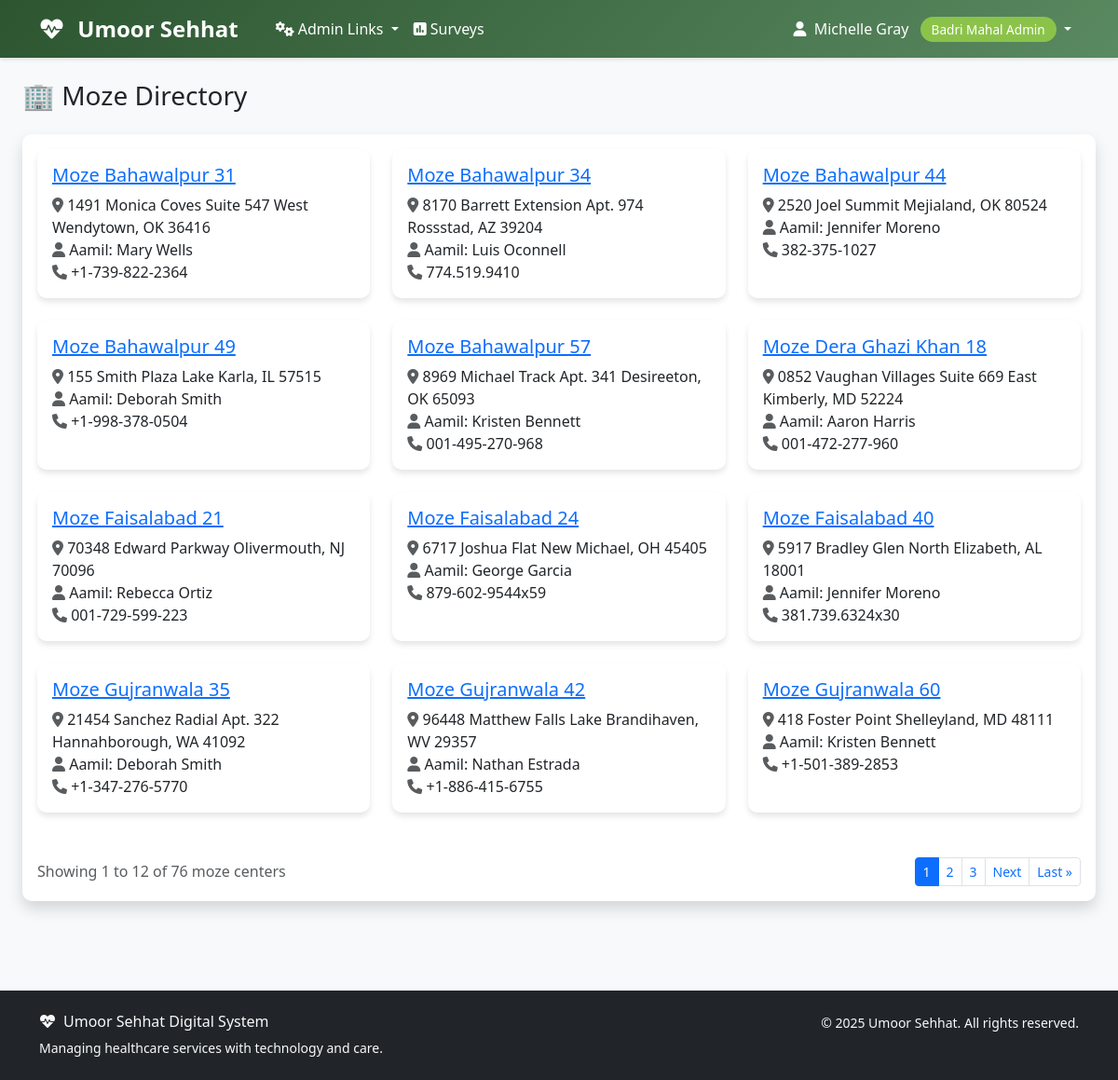
/moze/list/ (signed in), run on the app's committed database.
### accounts/models.py (models this page shows, shortened)
class User(AbstractUser):
    ROLE_CHOICES = [
        ('aamil', 'Aamil'),
        ('moze_coordinator', 'Moze Coordinator'),
        ('doctor', 'Doctor'),
        ('student', 'Student'),
        ('badri_mahal_admin', 'Badri Mahal Admin'),
    ]
    role = models.CharField(max_length=20, choices=ROLE_CHOICES, default='student')
    its_id = models.CharField(
        max_length=8,
        unique=True,
        null=True,
        blank=True,
        validators=[RegexValidator(
            regex=r'^\d{8}$',
            message='ITS ID must be exactly 8 digits',
            code='invalid_its_id'
        )],
        help_text='8-digit ITS ID'
    )
    phone_number = models.CharField(max_length=15, blank=True, null=True)
    profile_photo = models.URLField(blank=True, null=True)
    arabic_name = models.CharField(max_length=100, blank=True, null=True)
    age = models.PositiveIntegerField(blank=True, null=True)
    verified_certificate = models.FileField(upload_to='certificates/', blank=True, null=True)
    specialty = models.CharField(max_length=100, blank=True, null=True)
    college = models.CharField(max_length=100, blank=True, null=True)  # For students
    specialization = models.CharField(max_length=100, blank=True, null=True)  # For students
    created_at = models.DateTimeField(auto_now_add=True)
    updated_at = models.DateTimeField(auto_now=True)
    def get_full_name(self):
        if self.arabic_name:
            return self.arabic_name
        return super().get_full_name() or self.username
    @property
    def is_aamil(self):
        return self.role == 'aamil'
    @property
    def is_moze_coordinator(self):
        return self.role == 'moze_coordinator'
    @property
    def is_doctor(self):
        return self.role == 'doctor'
    @property
    def is_student(self):
        return self.role == 'student'
    @property
    def is_admin(self):
        return self.role == 'badri_mahal_admin' or self.is_superuser
    class Meta:
        verbose_name = 'User'
        verbose_name_plural = 'Users'
        ordering = ['first_name', 'last_name']

### moze/models.py (models this page shows, shortened)
class Moze(models.Model):
    name = models.CharField(max_length=100, unique=True)
    location = models.CharField(max_length=200)
    address = models.TextField(blank=True, null=True)
    aamil = models.ForeignKey(
        settings.AUTH_USER_MODEL,
        on_delete=models.CASCADE,
        related_name='managed_mozes',
        limit_choices_to={'role': 'aamil'}
    )
    team_members = models.ManyToManyField(
        settings.AUTH_USER_MODEL,
        related_name='moze_teams',
        blank=True,
        help_text='Team members assigned to this Moze'
    )
    moze_coordinator = models.ForeignKey(
        settings.AUTH_USER_MODEL,
        on_delete=models.SET_NULL,
        null=True,
        blank=True,
        related_name='coordinated_mozes',
        limit_choices_to={'role': 'moze_coordinator'}
    )
    established_date = models.DateField(blank=True, null=True)
    is_active = models.BooleanField(default=True)
    capacity = models.PositiveIntegerField(default=100, help_text='Maximum patient capacity')
    contact_phone = models.CharField(max_length=15, blank=True, null=True)
    contact_email = models.EmailField(blank=True, null=True)
    created_at = models.DateTimeField(auto_now_add=True)
    updated_at = models.DateTimeField(auto_now=True)
    class Meta:
        verbose_name = 'Moze'
        verbose_name_plural = 'Mozes'
        ordering = ['name']

### moze/views.py (the view, shortened to what this page needs)
class MozeListView(LoginRequiredMixin, MozeAccessMixin, ListView):
    model = Moze
    template_name = 'moze/moze_list.html'
    context_object_name = 'mozes'
    paginate_by = 12
    def get_queryset(self):
        user = self.request.user
        if user.is_admin:
            queryset = Moze.objects.all()
        elif user.role == 'aamil':
            queryset = user.managed_mozes.all()
        elif user.role == 'moze_coordinator':
            queryset = user.coordinated_mozes.all()
        else:
            queryset = Moze.objects.none()
        search = self.request.GET.get('search')
        status = self.request.GET.get('status')
        if status == 'active':
            queryset = queryset.filter(is_active=True)
        elif status == 'inactive':
            queryset = queryset.filter(is_active=False)
        location = self.request.GET.get('location')
        if location:
            queryset = queryset.filter(location__icontains=location)
        return queryset.select_related('aamil', 'moze_coordinator').prefetch_related('team_members')
    def get_context_data(self, **kwargs):
        context = super().get_context_data(**kwargs)
        context['search_query'] = self.request.GET.get('search', '')
        context['status_filter'] = self.request.GET.get('status', '')
        context['location_filter'] = self.request.GET.get('location', '')
        context['locations'] = Moze.objects.values_list('location', flat=True).distinct()
        return context

### moze/views.py (called while the page is built)
    def test_func(self):
        return (self.request.user.is_admin or
                self.request.user.role == 'aamil' or
                self.request.user.role == 'moze_coordinator')

### templates/moze/moze_list.html (shortened to what this page needs)
{% extends 'base.html' %}
{% block content %}
<div class="container-fluid">
    <div class="row mb-4">
        <div class="col-12">
            <h1 class="h3 mb-0 text-gray-800">🏢 Moze Directory</h1>
        </div>
    </div>
    <div class="card shadow mb-4">
        <div class="card-body">
            {% if mozes %}
                <div class="row">
                    {% for moze in mozes %}
                    <div class="col-md-6 col-lg-4 mb-4">
                        <div class="card h-100">
                            <div class="card-body">
                                <h5 class="card-title">
                                    <a href="{% url 'moze:detail' moze.pk %}">{{ moze.name }}</a>
                                </h5>
                                <p class="card-text">
                                    <i class="fas fa-map-marker-alt text-muted"></i> {{ moze.address }}<br>
                                    <i class="fas fa-user text-muted"></i> Aamil: {{ moze.aamil.get_full_name }}<br>
                                    <i class="fas fa-phone text-muted"></i> {{ moze.contact_phone }}
                                </p>
                            </div>
                        </div>
                    </div>
                    {% endfor %}
                </div>
                {% if is_paginated %}
                <div class="d-flex justify-content-between align-items-center mt-4">
                    <div class="text-muted">
                        Showing {{ page_obj.start_index }} to {{ page_obj.end_index }} of {{ page_obj.paginator.count }} moze centers
                    </div>
                    <nav aria-label="Moze pagination">
                        <ul class="pagination pagination-sm mb-0">
                            {% for num in page_obj.paginator.page_range %}
                                {% if page_obj.number == num %}
                                    <li class="page-item active">
                                        <span class="page-link">{{ num }}</span>
                                    </li>
                                {% elif num > page_obj.number|add:'-3' and num < page_obj.number|add:'3' %}
                                    <li class="page-item">
                                        <a class="page-link" href="?page={{ num }}">{{ num }}</a>
                                    </li>
                                {% endif %}
                            {% endfor %}
                            {% if page_obj.has_next %}
                                <li class="page-item">
                                    <a class="page-link" href="?page={{ page_obj.next_page_number }}">Next</a>
                                </li>
                                <li class="page-item">
                                    <a class="page-link" href="?page={{ page_obj.paginator.num_pages }}">Last &raquo;</a>
                                </li>
                            {% endif %}
                        </ul>
                    </nav>
                </div>
                {% endif %}
            {% else %}
                <p class="text-muted">No mozes registered yet.</p>
            {% endif %}
        </div>
    </div>
</div>
{% endblock %}

### templates/base.html (shortened to what this page needs)
<!DOCTYPE html>
<html lang="en">
<head>
    <link href="https://cdn.jsdelivr.net/npm/bootstrap@5.3.0/dist/css/bootstrap.min.css" rel="stylesheet">
    <link href="https://cdnjs.cloudflare.com/ajax/libs/font-awesome/6.0.0/css/all.min.css" rel="stylesheet">
</head>
<body>
    <nav class="navbar navbar-expand-lg navbar-custom">
        <div class="container">
            <a class="navbar-brand text-white" href="{% url 'dashboard' %}">
                <i class="fas fa-heartbeat me-2"></i>
                Umoor Sehhat
            </a>
            <div class="collapse navbar-collapse" id="navbarNav">
                {% if user.is_authenticated %}
                    <ul class="navbar-nav me-auto">
                        {% if user.is_admin %}
                            <li class="nav-item dropdown">
                                <a class="nav-link dropdown-toggle" href="#" id="adminDropdown" role="button" data-bs-toggle="dropdown" aria-expanded="false">
                                    <i class="fas fa-cogs me-1"></i>Admin Links
                                </a>
                            </li>
                        {% endif %}
                        <li class="nav-item">
                            <a class="nav-link" href="{% url 'surveys:list' %}" class="text-decoration-none">
                                <i class="fas fa-poll me-1"></i>Surveys
                            </a>
                        </li>
                    </ul>
                    <ul class="navbar-nav">
                        <li class="nav-item dropdown">
                            <a class="nav-link dropdown-toggle" href="#" id="navbarDropdown" role="button" data-bs-toggle="dropdown">
                                <i class="fas fa-user me-1"></i>
                                {{ user.get_full_name|default:user.username }}
                                <span class="role-badge ms-2">{{ user.get_role_display }}</span>
                            </a>
                        </li>
                    </ul>
                {% endif %}
            </div>
        </div>
    </nav>
    <main class="container-fluid py-4">
        {% block content %}{% endblock %}
    </main>
    <footer class="bg-dark text-light py-4 mt-5">
        <div class="container">
            <div class="row">
                <div class="col-md-6">
                    <h6><i class="fas fa-heartbeat me-2"></i>Umoor Sehhat Digital System</h6>
                    <p class="small mb-0">Managing healthcare services with technology and care.</p>
                </div>
                <div class="col-md-6 text-md-end">
                    <p class="small mb-0">
                        &copy; {% now "Y" %} Umoor Sehhat. All rights reserved.
                    </p>
                </div>
            </div>
        </div>
    </footer>
</body>
</html>

### templates/base.html (style rules this page uses)
:root { --primary-color: #2c5530; --secondary-color: #5a8a61; --accent-color: #8bc34a; --text-dark: #2d3436; --bg-light: #f8f9fa; }
body { font-family: 'Segoe UI', Tahoma, Geneva, Verdana, sans-serif; background-color: var(--bg-light); }
.navbar-brand { font-weight: bold; color: white !important; font-size: 1.5rem; margin-right: 2rem; }
.navbar-custom { background: linear-gradient(135deg, var(--primary-color), var(--secondary-color)); box-shadow: 0 2px 4px rgba(0,0,0,.1); }
.navbar-custom .navbar-nav .nav-link { color: white !important; font-weight: 500; transition: all 0.3s ease; }
.card { border: none; border-radius: 10px; box-shadow: 0 4px 6px rgba(0,0,0,.1); transition: transform 0.3s ease; }
.role-badge { background: var(--accent-color); color: white; padding: 4px 12px; border-radius: 20px; font-size: 0.85rem; font-weight: 500; }

### data on the page
User: get_full_name "Michelle Gray", role "Badri Mahal Admin"
Moze: name "Moze Bahawalpur 31", address "1491 Monica Coves Suite 547 West Wendytown, OK 36416", aamil.get_full_name "Mary Wells", contact_phone "+1-739-822-2364"
Moze: name "Moze Bahawalpur 34", address "8170 Barrett Extension Apt. 974 Rossstad, AZ 39204", aamil.get_full_name "Luis Oconnell", contact_phone "774.519.9410"
Moze: name "Moze Bahawalpur 44", address "2520 Joel Summit Mejialand, OK 80524", aamil.get_full_name "Jennifer Moreno", contact_phone "382-375-1027"
Moze: name "Moze Bahawalpur 49", address "155 Smith Plaza Lake Karla, IL 57515", aamil.get_full_name "Deborah Smith", contact_phone "+1-998-378-0504"
Moze: name "Moze Bahawalpur 57", address "8969 Michael Track Apt. 341 Desireeton, OK 65093", aamil.get_full_name "Kristen Bennett", contact_phone "001-495-270-968"
Moze: name "Moze Dera Ghazi Khan 18", address "0852 Vaughan Villages Suite 669 East Kimberly, MD 52224", aamil.get_full_name "Aaron Harris", contact_phone "001-472-277-960"
Moze: name "Moze Faisalabad 21", address "70348 Edward Parkway Olivermouth, NJ 70096", aamil.get_full_name "Rebecca Ortiz", contact_phone "001-729-599-223"
Moze: name "Moze Faisalabad 24", address "6717 Joshua Flat New Michael, OH 45405", aamil.get_full_name "George Garcia", contact_phone "879-602-9544x59"
Moze: name "Moze Faisalabad 40", address "5917 Bradley Glen North Elizabeth, AL 18001", aamil.get_full_name "Jennifer Moreno", contact_phone "381.739.6324x30"
Moze: name "Moze Gujranwala 35", address "21454 Sanchez Radial Apt. 322 Hannahborough, WA 41092", aamil.get_full_name "Deborah Smith", contact_phone "+1-347-276-5770"
Moze: name "Moze Gujranwala 42", address "96448 Matthew Falls Lake Brandihaven, WV 29357", aamil.get_full_name "Nathan Estrada", contact_phone "+1-886-415-6755"
Moze: name "Moze Gujranwala 60", address "418 Foster Point Shelleyland, MD 48111", aamil.get_full_name "Kristen Bennett", contact_phone "+1-501-389-2853"

### other printed values
{{ page_obj.start_index }} "1"
{{ page_obj.end_index }} "12"
{{ page_obj.paginator.count }} "76"
{{ num }} "1"
{{ num }} "2" "3"
